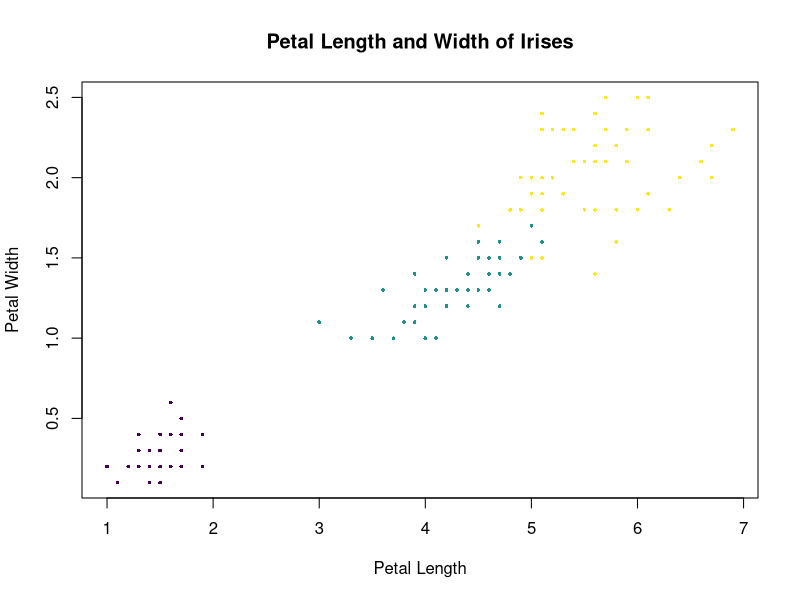

The R script that drew this image:
###SETUP###
getwd()
library(viridisLite)

###DATA###
data("iris")
class(iris)
dim(iris)
head(iris)

###PLOTTING###
png('Irises Data', width = 500, height = 500)
col.species.unique <- viridisLite::viridis(3)
col.species <- col.species.unique[as.factor(iris$Species)]
plot(iris$Petal.Length, iris$Petal.Width, pch = 16, cex = .5, col = col.species, 
     xlab = "Petal Length", ylab = "Petal Width", 
     main = "Petal Length and Width of Irises")
dev.off()
